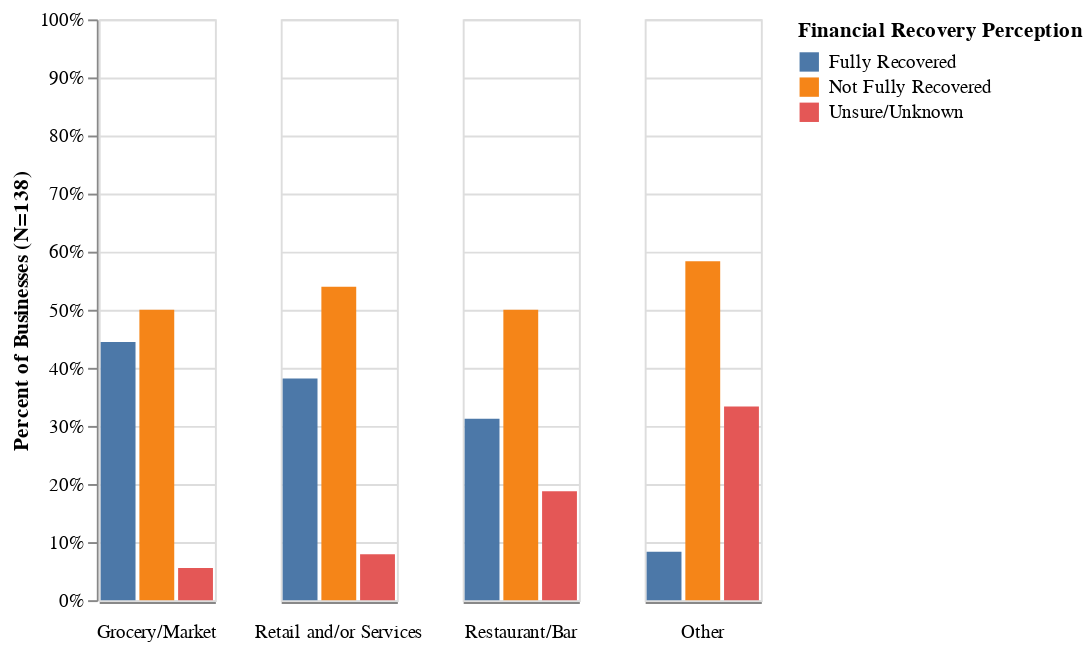

Notebook code cell kept with this figure:
### Code cell
type_order = ['Grocery/Market', 'Retail and/or Services', 'Restaurant/Bar', 'Other']
alt.Chart(df_type_pct).mark_bar().encode(
    x=alt.X('financial_recovery').title('').axis(labels=False,tickSize=0),
    y=alt.Y('pct_type').axis(format='%').scale(domain=(0,1)).title('Percent of Businesses (N=138)'),
    color=alt.Color('financial_recovery', sort=financial_order).title('Financial Recovery Perception'),
    order = alt.Order('color_financial_recovery_sort_index:Q'),
    column=alt.Column("type:N",sort=type_order, spacing=32, header=alt.Header(titleOrient='bottom', labelOrient='bottom')).title('')
)

### Figure 1 — Vega-Lite specification as saved in the notebook (floating-point values rounded to 4 significant figures)
{"config": {"view": {"continuousWidth": 300, "continuousHeight": 300}}, "data": {"name": "data-29cb3e456035ed3ca02a98b387b60c24"}, "mark": {"type": "bar"}, "encoding": {"color": {"field": "financial_recovery", "sort": ["Fully Recovered", "Not Fully Recovered", "Unsure/Unknown"], "title": "Financial Recovery Perception", "type": "nominal"}, "column": {"field": "type", "header": {"labelOrient": "bottom", "titleOrient": "bottom"}, "sort": ["Grocery/Market", "Retail and/or Services", "Restaurant/Bar", "Other"], "spacing": 32, "title": "", "type": "nominal"}, "order": {"field": "color_financial_recovery_sort_index", "type": "quantitative"}, "x": {"axis": {"labels": false, "tickSize": 0}, "field": "financial_recovery", "title": "", "type": "nominal"}, "y": {"axis": {"format": "%"}, "field": "pct_type", "scale": {"domain": [0, 1]}, "title": "Percent of Businesses (N=138)", "type": "quantitative"}}, "$schema": "https://vega.github.io/schema/vega-lite/v5.20.1.json", "datasets": {"data-29cb3e456035ed3ca02a98b387b60c24": [{"financial_recovery": "Fully Recovered", "type": "Grocery/Market", "counts": 8, "pct_type": 0.4444}, {"financial_recovery": "Fully Recovered", "type": "Other", "counts": 1, "pct_type": 0.08333}, {"financial_recovery": "Fully Recovered", "type": "Restaurant/Bar", "counts": 10, "pct_type": 0.3125}, {"financial_recovery": "Fully Recovered", "type": "Retail and/or Services", "counts": 29, "pct_type": 0.3816}, {"financial_recovery": "Not Fully Recovered", "type": "Grocery/Market", "counts": 9, "pct_type": 0.5}, {"financial_recovery": "Not Fully Recovered", "type": "Other", "counts": 7, "pct_type": 0.5833}, {"financial_recovery": "Not Fully Recovered", "type": "Restaurant/Bar", "counts": 16, "pct_type": 0.5}, {"financial_recovery": "Not Fully Recovered", "type": "Retail and/or Services", "counts": 41, "pct_type": 0.5395}, {"financial_recovery": "Unsure/Unknown", "type": "Grocery/Market", "counts": 1, "pct_type": 0.05556}, {"financial_recovery": "Unsure/Unknown", "type": "Other", "counts": 4, "pct_type": 0.3333}, {"financial_recovery": "Unsure/Unknown", "type": "Restaurant/Bar", "counts": 6, "pct_type": 0.1875}, {"financial_recovery": "Unsure/Unknown", "type": "Retail and/or Services", "counts": 6, "pct_type": 0.07895}]}}
